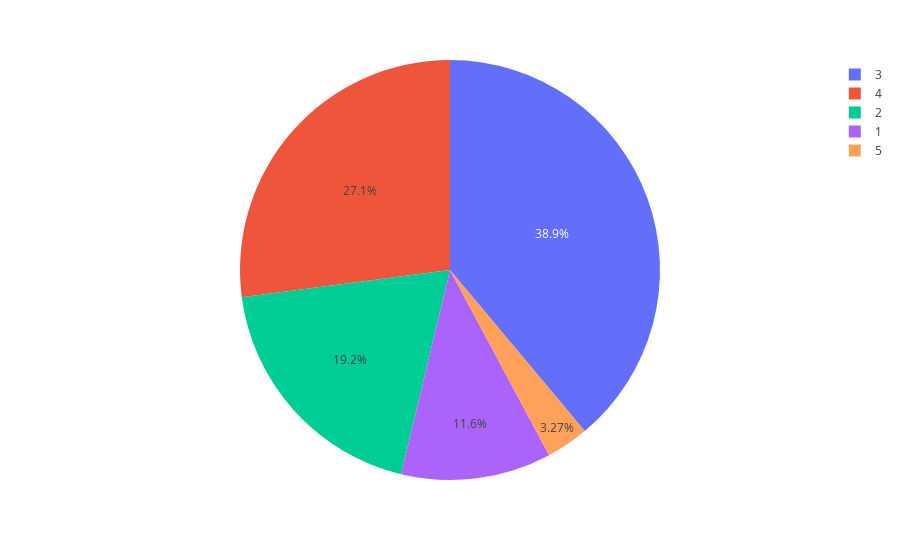

Notebook code cell kept with this figure:
### Code cell
fig = px.pie(df_level_count, names="Education", values="count")
fig.show()

### Figure 1 — Plotly figure (JSON) as saved in the notebook; plotly's stock layout.template omitted (floating-point values rounded to 4 significant figures)
{"data": [{"domain": {"x": [0, 1], "y": [0, 1]}, "hovertemplate": "Education=%{label}<br>count=%{value}<extra></extra>", "labels": [3, 4, 2, 1, 5], "legendgroup": "", "name": "", "showlegend": true, "type": "pie", "values": [572, 398, 282, 170, 48]}], "layout": {"autosize": true, "legend": {"tracegroupgap": 0}, "margin": {"t": 60}}}
